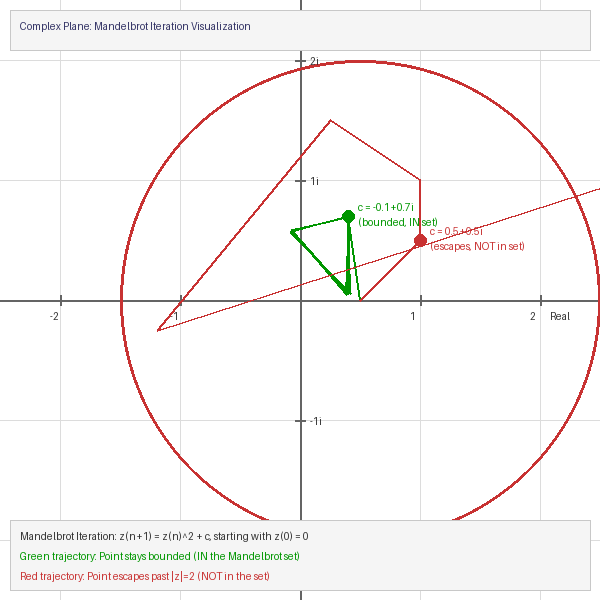

Source code (Python):
"""
Exercise 4.1.3: Complex Plane and Iteration Visualization

Educational diagram showing:
1. The complex plane with real and imaginary axes
2. The escape boundary (|z| = 2 circle)
3. Sample iteration trajectories for points inside and outside the Mandelbrot set

This helps students visualize what the Mandelbrot algorithm is actually computing.

Author: Claude (NumPy-to-GenAI Project)
Date: 2025-01-22
"""

import numpy as np
from PIL import Image, ImageDraw, ImageFont


def iterate_mandelbrot(c, max_iterations):
    """
    Perform Mandelbrot iteration for a single point c.
    Returns list of z values showing the trajectory.
    """
    z = 0
    trajectory = [z]

    for _ in range(max_iterations):
        z = z * z + c
        trajectory.append(z)
        if abs(z) > 2:  # Escaped
            break

    return trajectory


def complex_to_pixel(z, center, scale, width, height):
    """Convert complex number to pixel coordinates."""
    x = int(width / 2 + (z.real - center.real) * scale)
    y = int(height / 2 - (z.imag - center.imag) * scale)  # Flip y-axis
    return (x, y)


# =============================================================================
# Create educational diagram
# =============================================================================

print("Creating complex plane diagram...")

# Image parameters
width, height = 600, 600
center = complex(-0.5, 0)  # Center the view
scale = 120  # Pixels per unit

# Create white background
image = Image.new('RGB', (width, height), 'white')
draw = ImageDraw.Draw(image)

# Draw grid lines
grid_color = (220, 220, 220)
for i in range(-4, 5):
    # Vertical lines (real axis values)
    x = width // 2 + i * scale
    draw.line([(x, 0), (x, height)], fill=grid_color, width=1)
    # Horizontal lines (imaginary axis values)
    y = height // 2 - i * scale
    draw.line([(0, y), (width, y)], fill=grid_color, width=1)

# Draw axes (thicker)
axis_color = (100, 100, 100)
# Real axis
draw.line([(0, height // 2), (width, height // 2)], fill=axis_color, width=2)
# Imaginary axis
draw.line([(width // 2, 0), (width // 2, height)], fill=axis_color, width=2)

# Draw escape circle |z| = 2
circle_color = (200, 50, 50)
circle_radius = 2 * scale
circle_center = complex_to_pixel(0j, center, scale, width, height)
cx, cy = circle_center
draw.ellipse(
    [(cx - circle_radius, cy - circle_radius),
     (cx + circle_radius, cy + circle_radius)],
    outline=circle_color, width=3
)

# Label the escape circle
draw.text((cx + circle_radius + 10, cy - 10), "|z| = 2", fill=circle_color)
draw.text((cx + circle_radius + 10, cy + 5), "(escape boundary)", fill=circle_color)

# Draw axis labels
label_color = (50, 50, 50)
draw.text((width - 50, height // 2 + 10), "Real", fill=label_color)
draw.text((width // 2 + 10, 10), "Imaginary", fill=label_color)

# Mark some points on axes
for i in range(-2, 3):
    if i == 0:
        continue
    # Real axis marks
    x = width // 2 + i * scale
    draw.line([(x, height // 2 - 5), (x, height // 2 + 5)], fill=axis_color, width=2)
    draw.text((x - 10, height // 2 + 10), str(i), fill=label_color)
    # Imaginary axis marks
    y = height // 2 - i * scale
    draw.line([(width // 2 - 5, y), (width // 2 + 5, y)], fill=axis_color, width=2)
    draw.text((width // 2 + 10, y - 5), f"{i}i", fill=label_color)

# =============================================================================
# Draw example trajectories
# =============================================================================

# Example 1: Point INSIDE the set (doesn't escape)
c_inside = complex(-0.1, 0.7)  # A point in the Mandelbrot set
trajectory_inside = iterate_mandelbrot(c_inside, 20)
inside_color = (0, 150, 0)

# Draw trajectory
points_inside = [complex_to_pixel(z, center, scale, width, height) for z in trajectory_inside]
for i in range(len(points_inside) - 1):
    draw.line([points_inside[i], points_inside[i + 1]], fill=inside_color, width=2)

# Mark the starting point c
start_inside = complex_to_pixel(c_inside, center, scale, width, height)
draw.ellipse(
    [(start_inside[0] - 6, start_inside[1] - 6),
     (start_inside[0] + 6, start_inside[1] + 6)],
    fill=inside_color
)
draw.text((start_inside[0] + 10, start_inside[1] - 15),
          f"c = {c_inside.real}+{c_inside.imag}i", fill=inside_color)
draw.text((start_inside[0] + 10, start_inside[1]),
          "(bounded, IN set)", fill=inside_color)

# Example 2: Point OUTSIDE the set (escapes quickly)
c_outside = complex(0.5, 0.5)  # A point outside the Mandelbrot set
trajectory_outside = iterate_mandelbrot(c_outside, 10)
outside_color = (200, 50, 50)

# Draw trajectory
points_outside = [complex_to_pixel(z, center, scale, width, height) for z in trajectory_outside]
for i in range(len(points_outside) - 1):
    p1, p2 = points_outside[i], points_outside[i + 1]
    # Only draw if both points are in frame
    if 0 <= p1[0] < width and 0 <= p1[1] < height:
        draw.line([p1, p2], fill=outside_color, width=2)

# Mark the starting point c
start_outside = complex_to_pixel(c_outside, center, scale, width, height)
draw.ellipse(
    [(start_outside[0] - 6, start_outside[1] - 6),
     (start_outside[0] + 6, start_outside[1] + 6)],
    fill=outside_color
)
draw.text((start_outside[0] + 10, start_outside[1] - 15),
          f"c = {c_outside.real}+{c_outside.imag}i", fill=outside_color)
draw.text((start_outside[0] + 10, start_outside[1]),
          "(escapes, NOT in set)", fill=outside_color)

# Add legend/explanation at bottom
legend_y = height - 80
draw.rectangle([(10, legend_y), (width - 10, height - 10)], fill=(245, 245, 245), outline=(200, 200, 200))
draw.text((20, legend_y + 10),
          "Mandelbrot Iteration: z(n+1) = z(n)^2 + c, starting with z(0) = 0",
          fill=(50, 50, 50))
draw.text((20, legend_y + 30),
          "Green trajectory: Point stays bounded (IN the Mandelbrot set)",
          fill=inside_color)
draw.text((20, legend_y + 50),
          "Red trajectory: Point escapes past |z|=2 (NOT in the set)",
          fill=outside_color)

# Add title
draw.rectangle([(10, 10), (width - 10, 50)], fill=(245, 245, 245), outline=(200, 200, 200))
draw.text((20, 20), "Complex Plane: Mandelbrot Iteration Visualization", fill=(50, 50, 100))

# Save diagram
image.save('complex_plane_diagram.png')
print("Complex plane diagram saved as 'complex_plane_diagram.png'")
print("\nThis diagram shows:")
print("  - The complex plane with real (horizontal) and imaginary (vertical) axes")
print("  - The escape boundary circle where |z| = 2")
print("  - Two example trajectories: one that stays bounded, one that escapes")
